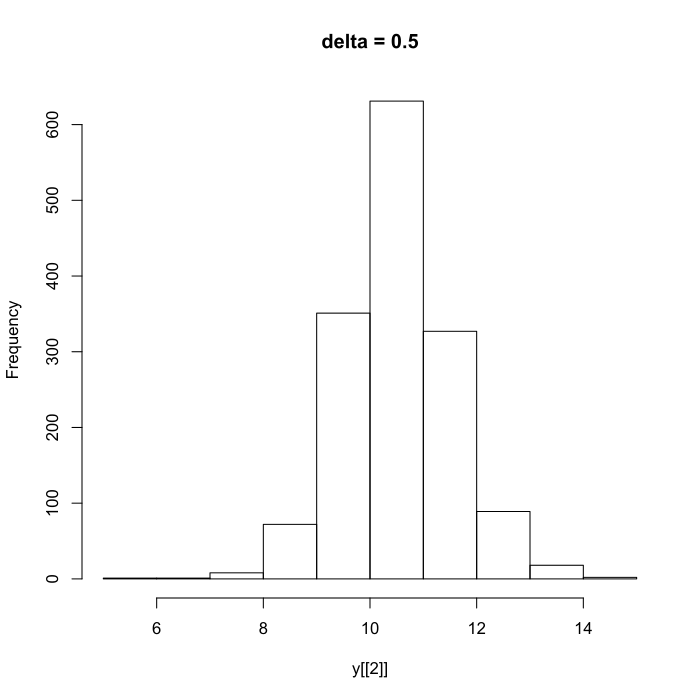

The script that drew this image:
rm(list=ls())

library(fields)
library(geoR)
library(mvtnorm)
library(evd)

source("auxfunctions.R")
source("mcmc.R")

set.seed(2087)

# data settings
s <- cbind(runif(50), runif(50))
ns <- nrow(s)
nt <- 30
nsets <- 1
nknots <- 1

x <- array(1, c(ns, nt, 3))
for (t in 1:nt) {
    x[, t, 2] <- s[, 1]
    x[, t, 3] <- s[, 2]
}

beta.t <- c(10, 0, 0)
sigma.t <- 1 / rgamma(nt, 4, 4)
rho.t <- 0.1
nu.t <- 0.5
alpha.t <- 0.9

# making sure the data generated looks reasonable
y         <- vector(mode="list", length=4)
z.knots.t <- vector(mode="list", length=4)
z.sites.t <- vector(mode="list", length=4)
knots.t   <- vector(mode="list", length=4)
delta.t   <- c(0, 0.5, 0.9, 0.95)

data <- rpotspatial(nt=nt, s=s, x=x, beta=beta.t, sigma=sigma.t, delta=delta.t[1],
                   rho=rho.t, nu=nu.t, alpha=alpha.t)          
y[[1]] <- data$y
z.knots.t[[1]] <- data$z.knots
z.sites.t[[1]] <- data$z.sites
knots.t[[1]] <- data$knots
hist(y[[1]], main="delta = 0")

data <- rpotspatial(nt=nt, s=s, x=x, beta=beta.t, sigma=sigma.t, delta=delta.t[2],
                   rho=rho.t, nu=nu.t, alpha=alpha.t)          
y[[2]] <- data$y
z.knots.t[[2]] <- data$z.knots
z.sites.t[[2]] <- data$z.sites
knots.t[[2]] <- data$knots
hist(y[[2]], main="delta = 0.5")

data <- rpotspatial(nt=nt, s=s, x=x, beta=beta.t, sigma=sigma.t, delta=delta.t[3],
                   rho=rho.t, nu=nu.t, alpha=alpha.t)
y[[3]] <- data$y
z.knots.t[[3]] <- data$z.knots
z.sites.t[[3]] <- data$z.sites
knots.t[[3]] <- data$knots
hist(y[[3]], main="delta = 0.9")

data <- rpotspatial(nt=nt, s=s, x=x, beta=beta.t, sigma=sigma.t, delta=0.95,
                   rho=rho.t, nu=nu.t, alpha=alpha.t)
y[[4]] <- data$y
z.knots.t[[4]] <- data$z.knots
z.sites.t[[4]] <- data$z.sites
knots.t[[4]] <- data$knots
hist(y[[4]], main="delta = 0.95")

source("auxfunctions.R")
source("mcmc.R")

# testing out the MCMC
fit1 <- mcmc(y=y[[1]], s=s, x=x, thresh=0, nknots=1,
             iters=10000, burn=5000, update=1000, iterplot=T,
             beta.init=beta.t, sigma.init=sigma.t, rho.init=rho.t,
             nu.init=nu.t, alpha.init=alpha.t, delta.init=delta.t[1],
             debug=F, knots.init=knots.t[[1]], z.init=z.knots.t[[1]],
             fixknots=T, fixz=T, fixbeta=T, fixsigma=T, 
             fixrho=T, fixnu=T, fixalpha=T, fixdelta=F)
             
fit2 <- mcmc(y=y[[2]], s=s, x=x, thresh=0, nknots=1,
             iters=10000, burn=5000, update=1000, iterplot=T,
             beta.init=beta.t, sigma.init=sigma.t, rho.init=rho.t,
             nu.init=nu.t, alpha.init=alpha.t, delta.init=delta.t[2],
             debug=F, knots.init=knots.t[[2]], z.init=z.knots.t[[2]],
             fixknots=T, fixz=T, fixbeta=T, fixsigma=T, 
             fixrho=T, fixnu=T, fixalpha=T, fixdelta=F)
             
fit3 <- mcmc(y=y[[3]], s=s, x=x, thresh=0, nknots=1,
             iters=10000, burn=5000, update=1000, iterplot=T,
             beta.init=beta.t, sigma.init=sigma.t, rho.init=rho.t,
             nu.init=nu.t, alpha.init=alpha.t, delta.init=delta.t[3],
             debug=F, knots.init=knots.t[[3]], z.init=z.knots.t[[3]],
             fixknots=T, fixz=T, fixbeta=T, fixsigma=T, 
             fixrho=T, fixnu=T, fixalpha=T, fixdelta=F)
             
fit4 <- mcmc(y=y[[4]], s=s, x=x, thresh=0, nknots=1,
             iters=10000, burn=5000, update=1000, iterplot=T,
             beta.init=beta.t, sigma.init=sigma.t, rho.init=rho.t,
             nu.init=nu.t, alpha.init=alpha.t, delta.init=-delta.t[4],
             debug=F, knots.init=knots.t[[4]], z.init=z.knots.t[[4]],
             fixknots=T, fixz=T, fixbeta=T, fixsigma=T, 
             fixrho=T, fixnu=T, fixalpha=T, fixdelta=F)
 
